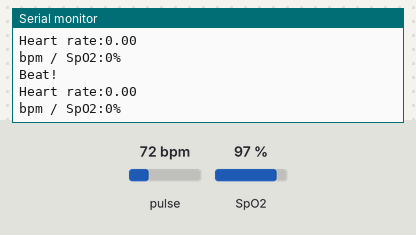
Bench run of a sketch on a simulated Arduino Uno, built with avr-gcc and run on an emulated ATmega328P. Shown: the last lines printed to the serial monitor. The inputs (shaded band) are chosen by the test bench; at power-on: pulse 72 bpm, SpO2 97 %.

Above: at 4.2 s.
4.3 s: pulse set to 42 bpm
At 5.7 s:
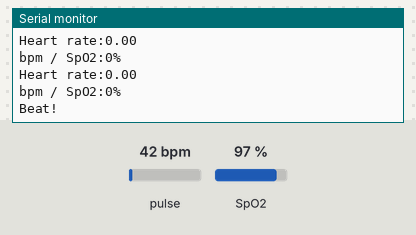
5.8 s: SpO2 set to 80 %
At 6.6 s:
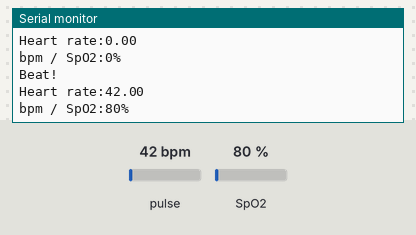
7.3 s: pulse set to 70 bpm
At 10.8 s:
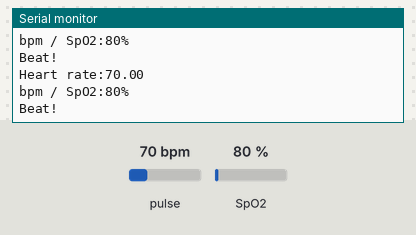
Timing chart, 0 to 12.3 s (numbered marks = the images above; inputs shaded):
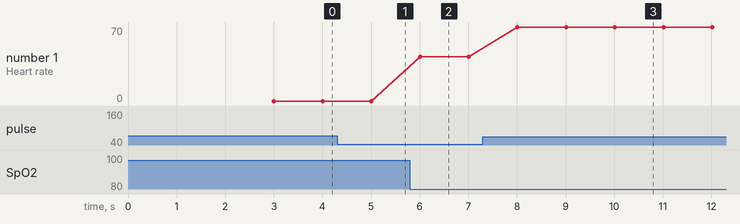

The sketch:

Heart_and_pulse_code.ino
```cpp
#include <LiquidCrystal.h>
#include <Wire.h>
#include "MAX30100_PulseOximeter.h"
#define REPORTING_PERIOD_MS 1000
PulseOximeter pox;
uint32_t tsLastReport = 0;
void onBeatDetected()
{
 Serial.println("Beat!");
}
void setup()
{
 Serial.begin(115200);
 Serial.print("Initializing pulse oximeter..");

 Serial.print("Initializing...");
 delay(3000);
 // Initialize the PulseOximeter instance
 // Failures are generally due to an improper I2C wiring, missing power supply
 // or wrong target chip
 if (!pox.begin()) {
 Serial.println("FAILED");
 for(;;);
 } else {
 Serial.println("SUCCESS");
 }
 pox.setIRLedCurrent(MAX30100_LED_CURR_7_6MA);
 // Register a callback for the beat detection
 pox.setOnBeatDetectedCallback(onBeatDetected);
}
void loop()
{
 // Make sure to call update as fast as possible
 pox.update();
 if (millis() - tsLastReport > REPORTING_PERIOD_MS) {
 Serial.print("Heart rate:");
 Serial.print(pox.getHeartRate());
 Serial.println();
 Serial.print("bpm / SpO2:");
 Serial.print(pox.getSpO2());
 Serial.println("%");
 Serial.println();
 tsLastReport = millis();
 }
}
```

Measured:
- after the input at 5.8 s, the serial monitor: prints a new line after 0.21 s (image 2)
- after the input at 7.3 s, the serial monitor: prints a new line after 0.71 s (image 3)
- plotted number 1: 42 → 70 after the input at 7.3 s
